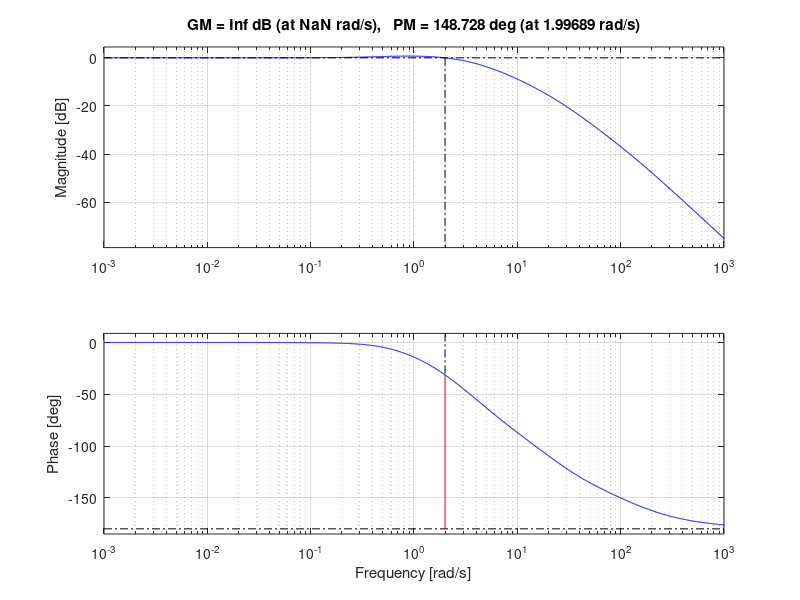
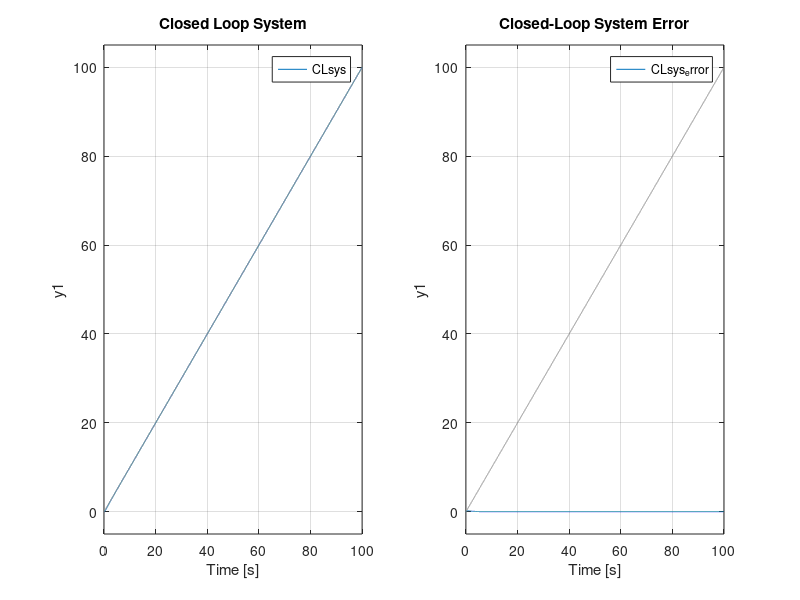
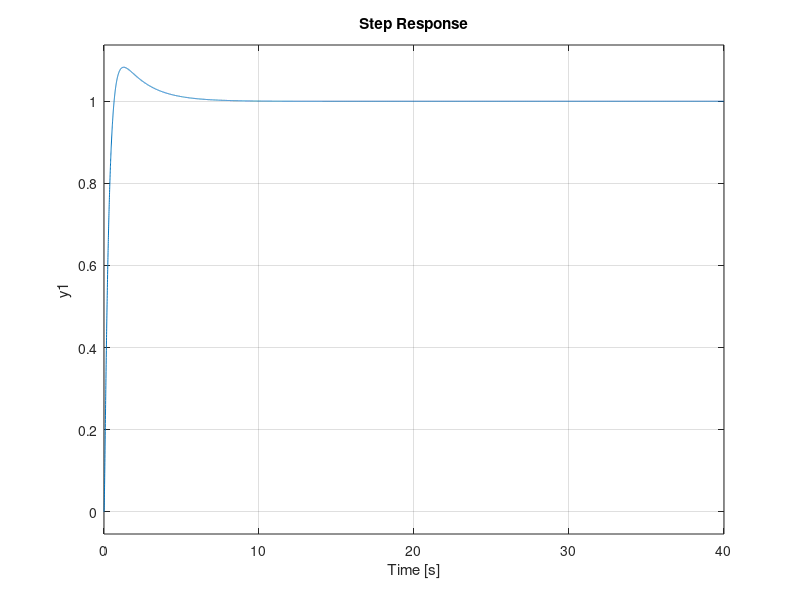

Reproduce these figures in MATLAB, in order.
%% Feedback Lab 4

clear;clc;
%Plant
nump = 1.65;
denp = conv([1 0], [0.032 1]);
plant = tf(nump,denp);

figure(1)
subplot(1,2,1)
margin(plant)
%sisotool(plant)

%Lead
numd = [1 64];
dend = [1 100];
lead  = tf(numd,dend);

%Lag
numg = [1 0.5];
deng = [1 0.05];
lag = tf(numg,deng);

%Gain
K = 3.41;

%Closed-Loop System
controller = K*lead*lag;
CLsys = plant*controller / (1 + plant*controller);
CLsys_error = 1 / (1 + plant*controller);
subplot(1,2,2)
margin(CLsys)

figure(2)
subplot(1,2,1)
lsim(CLsys,[0:0.01:100],[0:0.01:100]) % ramp input
title('Closed Loop System')
subplot(1,2,2)
lsim(CLsys_error,[0:0.01:100],[0:0.01:100]) %tracking error to ramp
title('Closed-Loop System Error')

figure(3)
step(CLsys)

